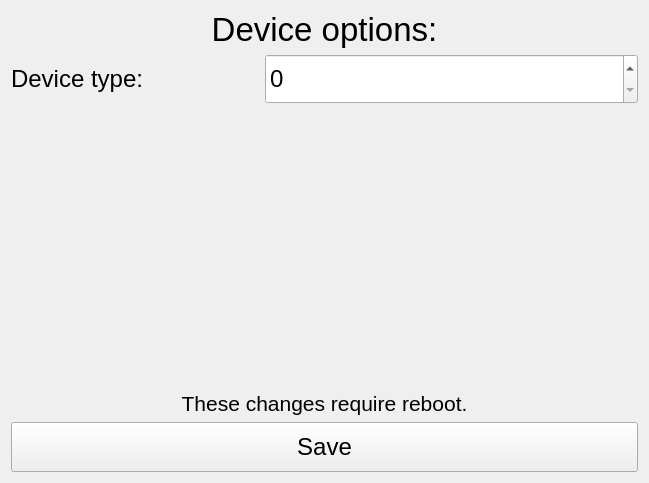
<?xml version="1.0" encoding="UTF-8"?>
<ui version="4.0">
 <class>DeviceOptions</class>
 <widget class="QWidget" name="DeviceOptions">
  <property name="geometry">
   <rect>
    <x>0</x>
    <y>0</y>
    <width>649</width>
    <height>483</height>
   </rect>
  </property>
  <property name="windowTitle">
   <string>Form</string>
  </property>
  <layout class="QVBoxLayout" name="verticalLayout">
   <item>
    <widget class="QLabel" name="label">
     <property name="font">
      <font>
       <pointsize>25</pointsize>
      </font>
     </property>
     <property name="text">
      <string>Device options:</string>
     </property>
     <property name="alignment">
      <set>Qt::AlignCenter</set>
     </property>
    </widget>
   </item>
   <item>
    <layout class="QHBoxLayout" name="horizontalLayout" stretch="2,3">
     <item>
      <widget class="QLabel" name="label_3">
       <property name="font">
        <font>
         <pointsize>18</pointsize>
        </font>
       </property>
       <property name="text">
        <string>Device type:</string>
       </property>
      </widget>
     </item>
     <item>
      <widget class="SpinBoxList" name="deviceTypeSpinBox">
       <property name="minimumSize">
        <size>
         <width>0</width>
         <height>50</height>
        </size>
       </property>
       <property name="font">
        <font>
         <pointsize>18</pointsize>
        </font>
       </property>
       <property name="focusPolicy">
        <enum>Qt::NoFocus</enum>
       </property>
      </widget>
     </item>
    </layout>
   </item>
   <item>
    <spacer name="verticalSpacer">
     <property name="orientation">
      <enum>Qt::Vertical</enum>
     </property>
     <property name="sizeHint" stdset="0">
      <size>
       <width>20</width>
       <height>40</height>
      </size>
     </property>
    </spacer>
   </item>
   <item>
    <widget class="QLabel" name="label_2">
     <property name="font">
      <font>
       <pointsize>16</pointsize>
      </font>
     </property>
     <property name="text">
      <string>These changes require reboot.</string>
     </property>
     <property name="alignment">
      <set>Qt::AlignCenter</set>
     </property>
    </widget>
   </item>
   <item>
    <widget class="QPushButton" name="saveButton">
     <property name="minimumSize">
      <size>
       <width>0</width>
       <height>50</height>
      </size>
     </property>
     <property name="font">
      <font>
       <pointsize>18</pointsize>
      </font>
     </property>
     <property name="focusPolicy">
      <enum>Qt::NoFocus</enum>
     </property>
     <property name="text">
      <string>Save</string>
     </property>
    </widget>
   </item>
  </layout>
 </widget>
 <customwidgets>
  <customwidget>
   <class>SpinBoxList</class>
   <extends>QSpinBox</extends>
   <header>spinboxlist.h</header>
  </customwidget>
 </customwidgets>
 <resources/>
 <connections/>
</ui>
